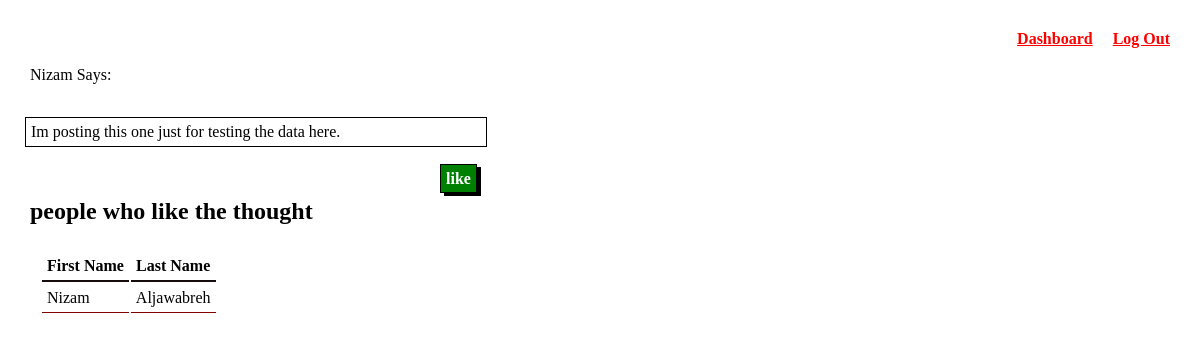
The app's page /thought/6 (signed in) with its own data.
### appLogin/models.py (models this page shows)
class Thought(models.Model):
    post = models.TextField()
    uploadeBy=models.ForeignKey(User, related_name="createdThoughts", on_delete=models.CASCADE)
    likedBy=models.ManyToManyField(User, related_name="likes")
    createdAt = models.DateTimeField(auto_now_add=True)
    updatedAt = models.DateTimeField(auto_now=True)

class User(models.Model):
    fname = models.CharField(max_length=255)
    lname = models.CharField(max_length=255)
    birthDate = models.DateField(null=True)
    email = models.CharField(max_length=255)
    passwd = models.CharField(max_length=255)
    createdAt = models.DateTimeField(auto_now_add=True)
    updatedAt = models.DateTimeField(auto_now=True)
    objects = userManager()

### appLogin/views.py (the view)
# urls.py: path('thought/<int:id>', views.thoughtData),
def thoughtData(request, id):
    if request.session['logedin']:
        thisUsers= User.objects.get(email=request.session['email'])
        thisThought = Thought.objects.get(id=id),
        thisThought = thisThought[0]
        q1 = User.objects.filter(likes=thisThought.id)
        notAllLikers = q1.exclude(createdThoughts=thisThought)
        context={
            'specificThought' : Thought.objects.get(id=id),
            'hisFavs' : Thought.objects.filter(likedBy=thisUsers),
            'likers' : notAllLikers
        }
        return render(request,'specificThought.html', context)

### appLogin/templates/specificThought.html (shortened to what this page needs)
<!DOCTYPE html>
<html lang="en">
<head>
    {% load static %}
    <link rel="stylesheet" href="{% static 'css/style.css' %}">
</head>
<body>
    <a href="/cleanSession" id="tre">Log Out</a>
    <a href="/" id="tre">Dashboard</a>
    <br><br>
    <p>{{specificThought.uploadeBy.fname}} Says:</p> <br>
    <p class="box">{{specificThought.post}}</p> <br>
    {% if specificThought in hisFavs %}
        <a href="/unlikethis/{{specificThought.id}}" class="orangotan"> unlike</a>
    {% else %}
        <a href="/likethis/{{specificThought.id}}" class="greener"> like</a>
    {% endif %}
    <h2>people who like the thought</h2>
    <div class="peopleTable">
        <table>
            <tr>
                <th>First Name</th>
                <th>Last Name</th>
            </tr>
            <tr>
                <td>{{ specificThought.uploadeBy.fname }}</td>
                <td>{{ specificThought.uploadeBy.lname }}</td>
            </tr>
            </table>
    </div>
</body>
</html>

### appLogin/static/css/style.css (style rules this page uses)
* { padding: 5px; margin: 5px; }
a { color: red; font-weight: bold; }
th { border-bottom: 2px solid rgb(21, 12, 12); }
td { border-bottom: 1px solid maroon; }

### appLogin/templates/specificThought.html (style rules this page uses)
#tre { float: right; }
.box { max-width: 450px; max-height: 170px; border: 1px solid black; }
.greener { text-decoration: none; margin-left: 420px; max-width: 25px; max-height: 15px; border: 1px solid black; background-color: green; color: white; box-shadow: 4px 3px black; }

### records on screen
Thought: uploadeBy.fname "Nizam", post "Im posting this one just for testing the data here.", uploadeBy.lname "Aljawabreh"
